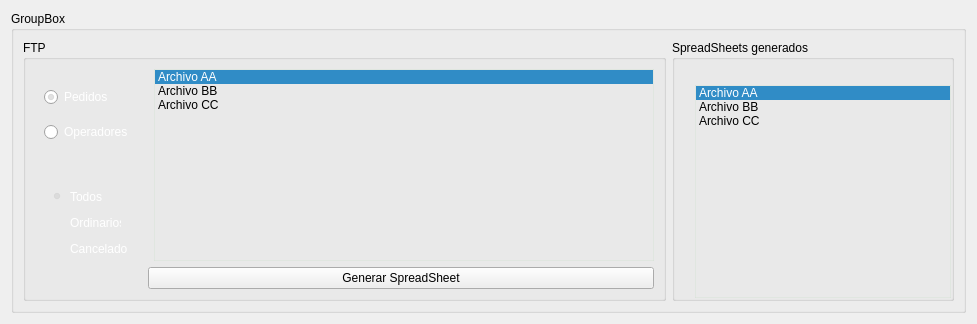
      <widget class="QWidget" name="interfaz">
       <property name="sizePolicy">
        <sizepolicy hsizetype="Expanding" vsizetype="Expanding">
         <horstretch>0</horstretch>
         <verstretch>0</verstretch>
        </sizepolicy>
       </property>
       <property name="maximumSize">
        <size>
         <width>12345</width>
         <height>12345</height>
        </size>
       </property>
       <attribute name="title">
        <string>Generar Spreadsheets</string>
       </attribute>
       <layout class="QGridLayout" name="gridLayout_29">
        <item row="0" column="0">
         <widget class="QGroupBox" name="groupBox_2">
          <property name="title">
           <string>GroupBox</string>
          </property>
          <layout class="QGridLayout" name="gridLayout_2">
           <item row="0" column="0">
            <widget class="QGroupBox" name="groupBox_20">
             <property name="sizePolicy">
              <sizepolicy hsizetype="Expanding" vsizetype="Expanding">
               <horstretch>0</horstretch>
               <verstretch>0</verstretch>
              </sizepolicy>
             </property>
             <property name="minimumSize">
              <size>
               <width>0</width>
               <height>0</height>
              </size>
             </property>
             <property name="maximumSize">
              <size>
               <width>12345</width>
               <height>12345</height>
              </size>
             </property>
             <property name="title">
              <string>FTP</string>
             </property>
             <layout class="QGridLayout" name="gridLayout">
              <item row="0" column="0">
               <widget class="QFrame" name="frame_3">
                <property name="styleSheet">
                 <string notr="true"/>
                </property>
                <property name="frameShape">
                 <enum>QFrame::NoFrame</enum>
                </property>
                <property name="frameShadow">
                 <enum>QFrame::Raised</enum>
                </property>
                <layout class="QGridLayout" name="gridLayout_3">
                 <item row="0" column="0">
                  <widget class="QRadioButton" name="radioButtonInterfasePochtecaPedidos">
                   <property name="styleSheet">
                    <string notr="true">color:white;</string>
                   </property>
                   <property name="text">
                    <string>Pedidos</string>
                   </property>
                   <property name="checked">
                    <bool>true</bool>
                   </property>
                  </widget>
                 </item>
                 <item row="1" column="0">
                  <widget class="QRadioButton" name="radioButtonInterfasePochtecaOperadores">
                   <property name="styleSheet">
                    <string notr="true">color:white;</string>
                   </property>
                   <property name="text">
                    <string>Operadores</string>
                   </property>
                  </widget>
                 </item>
                </layout>
               </widget>
              </item>
              <item row="0" column="2" rowspan="2">
               <widget class="QListWidget" name="listWidgetPochtecaFTP">
                <property name="sizePolicy">
                 <sizepolicy hsizetype="Expanding" vsizetype="Expanding">
                  <horstretch>0</horstretch>
                  <verstretch>0</verstretch>
                 </sizepolicy>
                </property>
                <property name="minimumSize">
                 <size>
                  <width>500</width>
                  <height>0</height>
                 </size>
                </property>
                <property name="styleSheet">
                 <string notr="true">background:transparent;
border: 1px  solid rgba(190, 219, 189, 55);
</string>
                </property>
                <property name="verticalScrollBarPolicy">
                 <enum>Qt::ScrollBarAlwaysOff</enum>
                </property>
                <property name="horizontalScrollBarPolicy">
                 <enum>Qt::ScrollBarAlwaysOff</enum>
                </property>
                <property name="currentRow">
                 <number>0</number>
                </property>
                <item>
                 <property name="text">
                  <string>Archivo AA</string>
                 </property>
                </item>
                <item>
                 <property name="text">
                  <string>Archivo BB</string>
                 </property>
                </item>
                <item>
                 <property name="text">
                  <string>Archivo CC</string>
                 </property>
                </item>
               </widget>
              </item>
              <item row="1" column="0" colspan="2">
               <widget class="QFrame" name="frame_27">
                <property name="styleSheet">
                 <string notr="true">background-color: transparent;</string>
                </property>
                <property name="frameShape">
                 <enum>QFrame::NoFrame</enum>
                </property>
                <property name="frameShadow">
                 <enum>QFrame::Raised</enum>
                </property>
                <widget class="QRadioButton" name="radioButtonInterfasePochtecaUrgentes">
                 <property name="geometry">
                  <rect>
                   <x>15</x>
                   <y>93</y>
                   <width>66</width>
                   <height>27</height>
                  </rect>
                 </property>
                 <property name="styleSheet">
                  <string notr="true">color:white;</string>
                 </property>
                 <property name="text">
                  <string>Urgentes</string>
                 </property>
                 <property name="checked">
                  <bool>false</bool>
                 </property>
                </widget>
                <widget class="QRadioButton" name="radioButtonInterfasePochtecaCancelados">
                 <property name="geometry">
                  <rect>
                   <x>15</x>
                   <y>67</y>
                   <width>77</width>
                   <height>27</height>
                  </rect>
                 </property>
                 <property name="styleSheet">
                  <string notr="true">color:white;</string>
                 </property>
                 <property name="text">
                  <string>Cancelados</string>
                 </property>
                </widget>
                <widget class="QRadioButton" name="radioButtonInterfasePochtecaOrdinarios">
                 <property name="geometry">
                  <rect>
                   <x>15</x>
                   <y>41</y>
                   <width>71</width>
                   <height>27</height>
                  </rect>
                 </property>
                 <property name="styleSheet">
                  <string notr="true">color:white;</string>
                 </property>
                 <property name="text">
                  <string>Ordinarios</string>
                 </property>
                </widget>
                <widget class="QRadioButton" name="radioButtonInterfasePochtecaTodos">
                 <property name="geometry">
                  <rect>
                   <x>15</x>
                   <y>15</y>
                   <width>54</width>
                   <height>27</height>
                  </rect>
                 </property>
                 <property name="styleSheet">
                  <string notr="true">color:white;</string>
                 </property>
                 <property name="text">
                  <string>Todos</string>
                 </property>
                 <property name="checked">
                  <bool>true</bool>
                 </property>
                </widget>
                <widget class="QDateEdit" name="dateEditPochteca">
                 <property name="geometry">
                  <rect>
                   <x>0</x>
                   <y>200</y>
                   <width>132</width>
                   <height>30</height>
                  </rect>
                 </property>
                 <property name="styleSheet">
                  <string notr="true">font: 16px;
color: rgb(255,255,255);
border: 0px solid rgba(143, 234, 79,90);
background-color: rgb(70,70,70);</string>
                 </property>
                 <property name="locale">
                  <locale language="Spanish" country="Mexico"/>
                 </property>
                 <property name="buttonSymbols">
                  <enum>QAbstractSpinBox::NoButtons</enum>
                 </property>
                 <property name="calendarPopup">
                  <bool>true</bool>
                 </property>
                 <property name="date">
                  <date>
                   <year>2089</year>
                   <month>1</month>
                   <day>1</day>
                  </date>
                 </property>
                </widget>
                <widget class="QPushButton" name="btnFiltroFechas">
                 <property name="geometry">
                  <rect>
                   <x>10</x>
                   <y>240</y>
                   <width>113</width>
                   <height>32</height>
                  </rect>
                 </property>
                 <property name="text">
                  <string>Filtrar por fecha</string>
                 </property>
                </widget>
               </widget>
              </item>
              <item row="2" column="1" colspan="2">
               <widget class="QPushButton" name="pushButtonInterfasePochtecaGenera">
                <property name="sizePolicy">
                 <sizepolicy hsizetype="Maximum" vsizetype="Maximum">
                  <horstretch>0</horstretch>
                  <verstretch>0</verstretch>
                 </sizepolicy>
                </property>
                <property name="maximumSize">
                 <size>
                  <width>12345</width>
                  <height>40</height>
                 </size>
                </property>
                <property name="text">
                 <string>Generar SpreadSheet</string>
                </property>
               </widget>
              </item>
             </layout>
            </widget>
           </item>
           <item row="0" column="1">
            <widget class="QGroupBox" name="groupBox_21">
             <property name="sizePolicy">
              <sizepolicy hsizetype="Expanding" vsizetype="Expanding">
               <horstretch>0</horstretch>
               <verstretch>0</verstretch>
              </sizepolicy>
             </property>
             <property name="minimumSize">
              <size>
               <width>0</width>
               <height>0</height>
              </size>
             </property>
             <property name="maximumSize">
              <size>
               <width>12345</width>
               <height>16777215</height>
              </size>
             </property>
             <property name="title">
              <string>SpreadSheets generados</string>
             </property>
             <layout class="QGridLayout" name="gridLayout_22">
              <property name="leftMargin">
               <number>20</number>
              </property>
              <property name="topMargin">
               <number>25</number>
              </property>
              <property name="rightMargin">
               <number>0</number>
              </property>
              <property name="bottomMargin">
               <number>0</number>
              </property>
              <property name="spacing">
               <number>0</number>
              </property>
              <item row="0" column="0" colspan="2">
               <widget class="QListWidget" name="listWidgetPochtecaHistorial">
                <property name="sizePolicy">
                 <sizepolicy hsizetype="Expanding" vsizetype="Expanding">
                  <horstretch>0</horstretch>
                  <verstretch>0</verstretch>
                 </sizepolicy>
                </property>
                <property name="styleSheet">
                 <string notr="true">background:transparent;
border: 1px  solid rgba(190, 219, 189, 55);
</string>
                </property>
                <property name="verticalScrollBarPolicy">
                 <enum>Qt::ScrollBarAlwaysOff</enum>
                </property>
                <property name="horizontalScrollBarPolicy">
                 <enum>Qt::ScrollBarAlwaysOff</enum>
                </property>
                <property name="currentRow">
                 <number>0</number>
                </property>
                <item>
                 <property name="text">
                  <string>Archivo AA</string>
                 </property>
                </item>
                <item>
                 <property name="text">
                  <string>Archivo BB</string>
                 </property>
                </item>
                <item>
                 <property name="text">
                  <string>Archivo CC</string>
                 </property>
                </item>
               </widget>
              </item>
             </layout>
            </widget>
           </item>
          </layout>
         </widget>
        </item>
       </layout>
      </widget>
